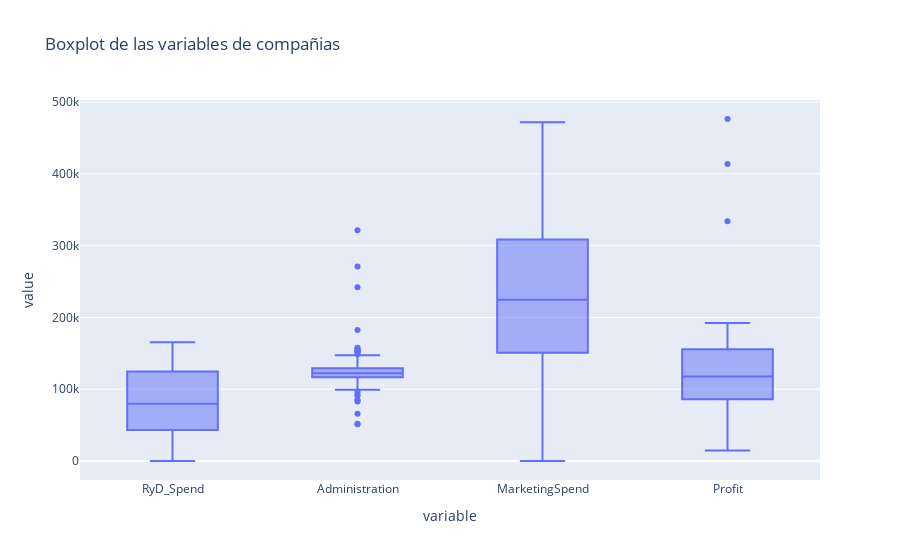

This figure's notebook cell:
### Markdown cell above
### Visualizaciones

### Code cell
px.box(df_companies[
    ['RyD_Spend','Administration','MarketingSpend', 'Profit']], 
    title='Boxplot de las variables de compañias')

### Figure 1 — Plotly figure (JSON) as saved in the notebook; plotly's stock layout.template omitted (floating-point values rounded to 4 significant figures; data arrays with more than 128 entries replaced by an {"elided": "..."} marker saying what was removed)
{"data": [{"alignmentgroup": "True", "hovertemplate": "variable=%{x}<br>value=%{y}<extra></extra>", "legendgroup": "", "marker": {"color": "#636efa"}, "name": "", "notched": false, "offsetgroup": "", "orientation": "v", "showlegend": false, "type": "box", "x": {"elided": "4000 str values"}, "x0": " ", "xaxis": "x", "y": {"elided": "4000 float values"}, "y0": " ", "yaxis": "y"}], "layout": {"boxmode": "group", "legend": {"tracegroupgap": 0}, "title": {"text": "Boxplot de las variables de compañias"}, "xaxis": {"anchor": "y", "domain": [0, 1], "title": {"text": "variable"}}, "yaxis": {"anchor": "x", "domain": [0, 1], "title": {"text": "value"}}}}
